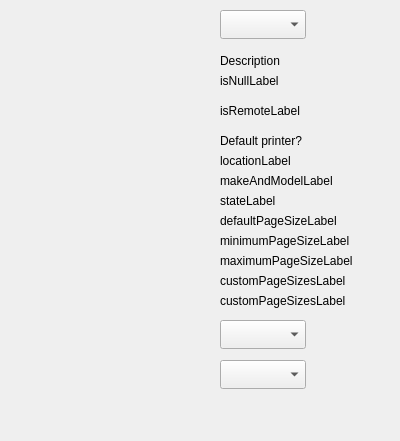
<?xml version="1.0" encoding="UTF-8"?>
<ui version="4.0">
 <class>Widget</class>
 <widget class="QWidget" name="Widget">
  <property name="geometry">
   <rect>
    <x>0</x>
    <y>0</y>
    <width>400</width>
    <height>441</height>
   </rect>
  </property>
  <property name="windowTitle">
   <string>Widget</string>
  </property>
  <widget class="QComboBox" name="printerComboBox">
   <property name="geometry">
    <rect>
     <x>220</x>
     <y>10</y>
     <width>86</width>
     <height>29</height>
    </rect>
   </property>
  </widget>
  <widget class="QLabel" name="descriptionLabel">
   <property name="geometry">
    <rect>
     <x>220</x>
     <y>50</y>
     <width>81</width>
     <height>21</height>
    </rect>
   </property>
   <property name="text">
    <string>Description</string>
   </property>
  </widget>
  <widget class="QLabel" name="defaultPrinterLabel">
   <property name="geometry">
    <rect>
     <x>220</x>
     <y>130</y>
     <width>121</width>
     <height>21</height>
    </rect>
   </property>
   <property name="text">
    <string>Default printer?</string>
   </property>
  </widget>
  <widget class="QLabel" name="isNullLabel">
   <property name="geometry">
    <rect>
     <x>220</x>
     <y>70</y>
     <width>101</width>
     <height>21</height>
    </rect>
   </property>
   <property name="text">
    <string>isNullLabel</string>
   </property>
  </widget>
  <widget class="QLabel" name="isRemoteLabel">
   <property name="geometry">
    <rect>
     <x>220</x>
     <y>100</y>
     <width>101</width>
     <height>21</height>
    </rect>
   </property>
   <property name="text">
    <string>isRemoteLabel</string>
   </property>
  </widget>
  <widget class="QLabel" name="locationLabel">
   <property name="geometry">
    <rect>
     <x>220</x>
     <y>150</y>
     <width>101</width>
     <height>21</height>
    </rect>
   </property>
   <property name="text">
    <string>locationLabel</string>
   </property>
  </widget>
  <widget class="QLabel" name="makeAndModelLabel">
   <property name="geometry">
    <rect>
     <x>220</x>
     <y>170</y>
     <width>151</width>
     <height>21</height>
    </rect>
   </property>
   <property name="text">
    <string>makeAndModelLabel</string>
   </property>
  </widget>
  <widget class="QLabel" name="stateLabel">
   <property name="geometry">
    <rect>
     <x>220</x>
     <y>190</y>
     <width>111</width>
     <height>21</height>
    </rect>
   </property>
   <property name="text">
    <string>stateLabel</string>
   </property>
  </widget>
  <widget class="QLabel" name="defaultPageSizeLabel">
   <property name="geometry">
    <rect>
     <x>220</x>
     <y>210</y>
     <width>161</width>
     <height>21</height>
    </rect>
   </property>
   <property name="text">
    <string>defaultPageSizeLabel</string>
   </property>
  </widget>
  <widget class="QComboBox" name="resolutionsComboBox">
   <property name="geometry">
    <rect>
     <x>220</x>
     <y>320</y>
     <width>86</width>
     <height>29</height>
    </rect>
   </property>
  </widget>
  <widget class="QComboBox" name="pageSizesComboBox">
   <property name="geometry">
    <rect>
     <x>220</x>
     <y>360</y>
     <width>86</width>
     <height>29</height>
    </rect>
   </property>
  </widget>
  <widget class="QLabel" name="minimumPageSizeLabel">
   <property name="geometry">
    <rect>
     <x>220</x>
     <y>230</y>
     <width>161</width>
     <height>21</height>
    </rect>
   </property>
   <property name="text">
    <string>minimumPageSizeLabel</string>
   </property>
  </widget>
  <widget class="QLabel" name="maximumPageSizeLabel">
   <property name="geometry">
    <rect>
     <x>220</x>
     <y>250</y>
     <width>171</width>
     <height>21</height>
    </rect>
   </property>
   <property name="text">
    <string>maximumPageSizeLabel</string>
   </property>
  </widget>
  <widget class="QLabel" name="customPageSizesLabel">
   <property name="geometry">
    <rect>
     <x>220</x>
     <y>270</y>
     <width>161</width>
     <height>21</height>
    </rect>
   </property>
   <property name="text">
    <string>customPageSizesLabel</string>
   </property>
  </widget>
  <widget class="QLabel" name="customPageSizesLabel_2">
   <property name="geometry">
    <rect>
     <x>220</x>
     <y>290</y>
     <width>171</width>
     <height>21</height>
    </rect>
   </property>
   <property name="text">
    <string>customPageSizesLabel</string>
   </property>
  </widget>
 </widget>
 <layoutdefault spacing="6" margin="11"/>
 <resources/>
 <connections/>
</ui>
